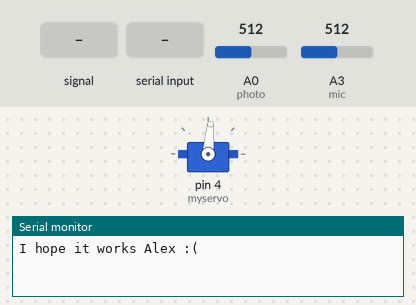
A sketch run on a simulated Arduino Uno, built with avr-gcc and run on an emulated ATmega328P. Parts: servo, the last lines printed to the serial monitor. The inputs (shaded band) are chosen by the test bench; at power-on: A0 (photo) = 512, A3 (mic) = 512.

Above: at 1.2 s.
1.3 s: A3 (mic) fed a 200 Hz sine of ±460 counts around its level
At 2.3 s:
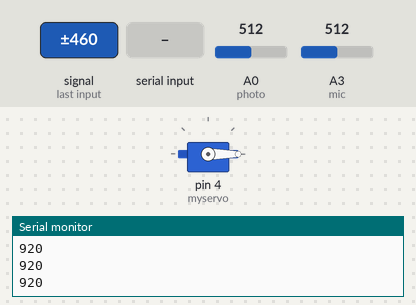
3.0 s: A0 (photo) set to 894
4.5 s: A0 (photo) set to 911
At 4.65 s:
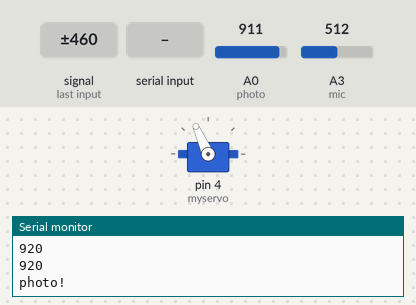
7.5 s: "90,45\n" received over the second serial link
10.5 s: A0 (photo) set to 900
At 11.0 s:
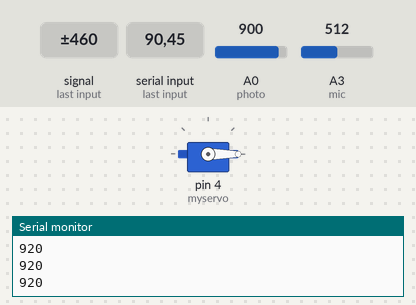
12.0 s: A0 (photo) set to 1023
At 12.17 s:
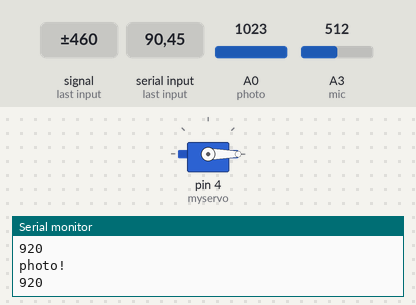
Timing chart, 0 to 16.0 s (numbered marks = the images above; inputs shaded):
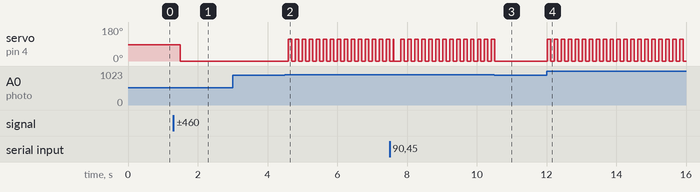

The sketch:

Smarticle_Test.ino
```cpp
#include <Servo.h>
#include <SoftwareSerial.h>

Servo myservo;
int target = 0;
String inputString;
bool stringComplete;
const int mic = A3;
const int photo = A0;
const int sampleTime = 100;

SoftwareSerial mySerial(2,3); // RX, TX

void setup() {
  // put your setup code here, to run once:
  Serial.begin(9600);
  mySerial.begin(9600);
  myservo.attach(4, 600, 2500);
  myservo.writeMicroseconds(1500);
Serial.println("I hope it works Alex :(");
}

void loop() {
  int micOutput = findPTPAmp();
  if (micOutput>700){
    myservo.writeMicroseconds(600);
    Serial.println(micOutput);
  }
  int light = 0;
  unsigned long startTime= millis();  // Start of sample window
  while(millis() - startTime < sampleTime){
    light = max(light,analogRead(photo));
  }
  char buffer[50];
  sprintf(buffer, "light: %d\nmic: %d\n",light, micOutput);
//  Serial.print(buffer);
  if (light>900){
    Serial.println("photo!");
    myservo.writeMicroseconds(1800);
  }

  while (mySerial.available()) {
    // get the new byte:
    char inChar = (char)mySerial.read();
    Serial.print(inChar);
    // add it to the inputString:
    inputString += inChar;
    // if the incoming character is a newline, set a flag so the main loop can
    // do something about it:
    if (inChar == '\n') {
      mySerial.print("received: ");
      mySerial.println(inputString);
      Serial.println("Xbee Command");
      myservo.writeMicroseconds(inputString.toInt());
      inputString = "";
    }
  }


}


// Find the Peak-to-Peak Amplitude Function
int findPTPAmp(){
// Time variables to find the peak-to-peak amplitude
   unsigned long startTime= millis();  // Start of sample window
   unsigned int PTPAmp = 0;

// Signal variables to find the peak-to-peak amplitude
   unsigned int maxAmp = 0;
   unsigned int minAmp = 1023;

// Find the max and min of the mic output within the 50 ms timeframe
   while(millis() - startTime < sampleTime)
   {
      int micOut = analogRead(mic);
      if( micOut < 1023) //prevent erroneous readings
      {
        if (micOut > maxAmp)
        {
          maxAmp = micOut; //save only the max reading
        }
        else if (micOut < minAmp)
        {
          minAmp = micOut; //save only the min reading
        }
      }
   }

  PTPAmp = maxAmp - minAmp; // (max amp) - (min amp) = peak-to-peak amplitude
  double micOut_Volts = (PTPAmp * 3.3) / 1024; // Convert ADC into voltage

  //Uncomment this line for help debugging (be sure to also comment out the VUMeter function)
  //Serial.println(PTPAmp);

  //Return the PTP amplitude to use in the soundLevel function.
  // You can also return the micOut_Volts if you prefer to use the voltage level.
  return PTPAmp;
}
```

Measured:
- the behaviour switches between 900 and 901 on A0 (photo) (found by bisection; images 1 and 2)
- after the input at 1.3 s, servo on pin 4 (myservo): 85° → 0° after 0.20 s
- after the input at 4.5 s, servo on pin 4 (myservo): alternates 114° for 0.10 s and 0° for 0.10 s, starting after 0.10 s
- after the input at 10.5 s, servo on pin 4 (myservo): goes on until 10.5 s, then stays 0°
- after the input at 12.0 s, servo on pin 4 (myservo): alternates 114° for 0.10 s and 0° for 0.10 s, starting at once
